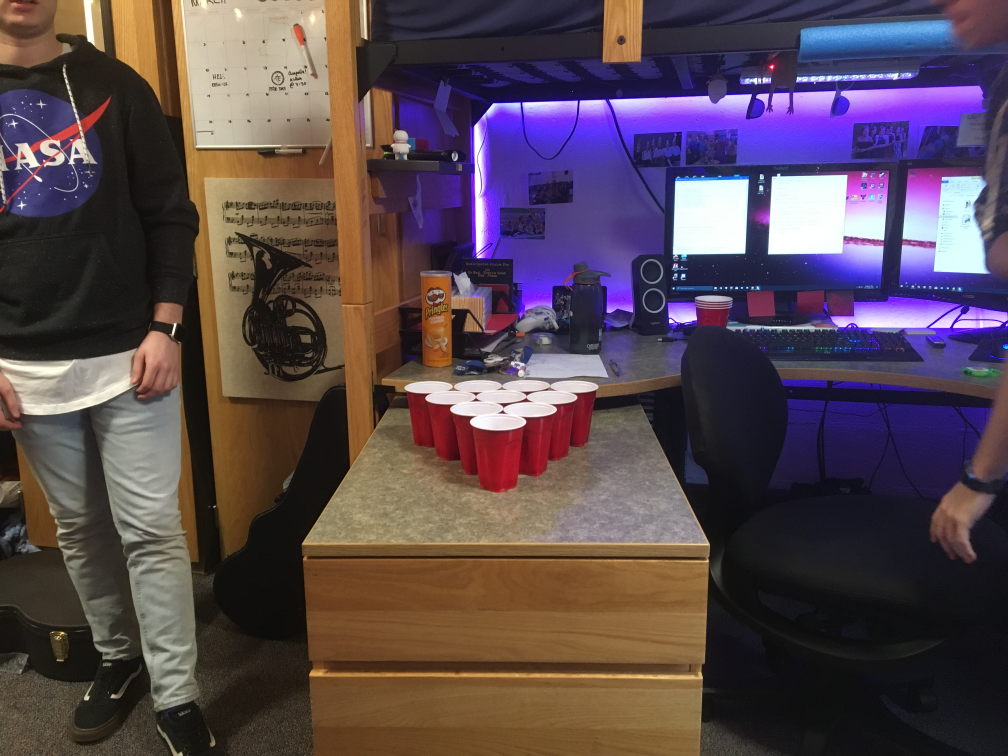
#> input picture rack1.JPG, 4032 x 3024 px (shown at 1/4 size)
$ python RedMask2.py
#> lines starting #> are read from the running program, lines starting #| are printed output that depends on the picture
import numpy as np
import cv2

img1 = cv2.imread("rack1.JPG",1)
#> img1 is the input picture: shape (3024, 4032, 3); mean B, G, R 79.8, 71.6, 87.8
img2 = cv2.imread("rack2.JPG",1)
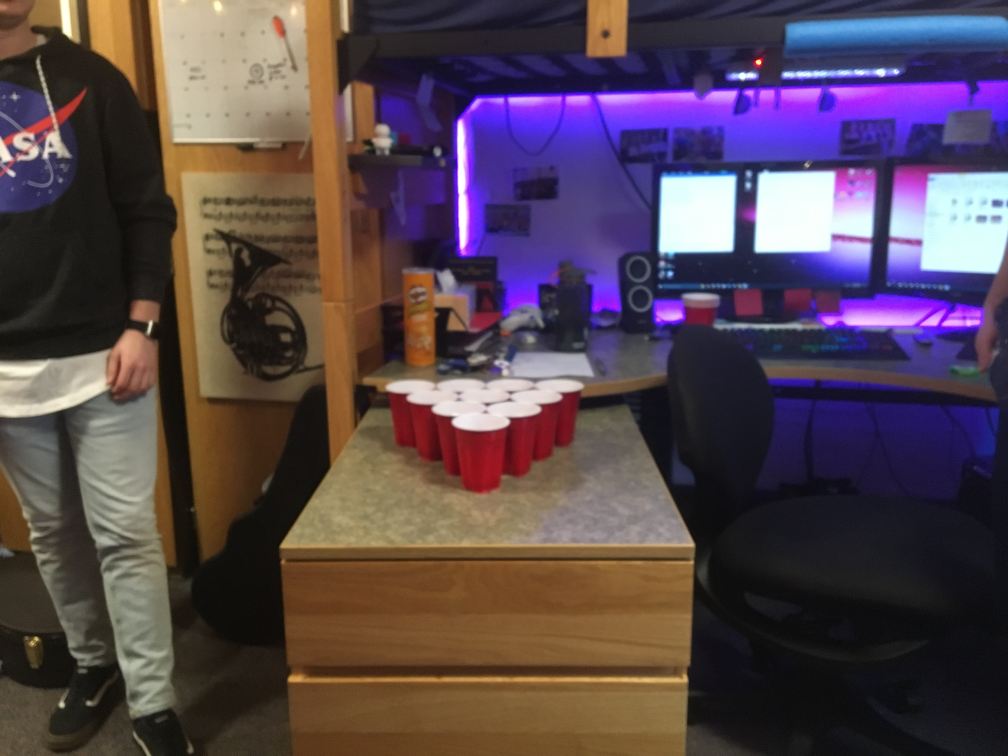
#> input picture rack2.JPG, 4032 x 3024 px (shown at 1/4 size)
#> img2 is the input picture: shape (3024, 4032, 3); mean B, G, R 79.1, 69.6, 86.2
img3 = cv2.imread("rack3.JPG",1)
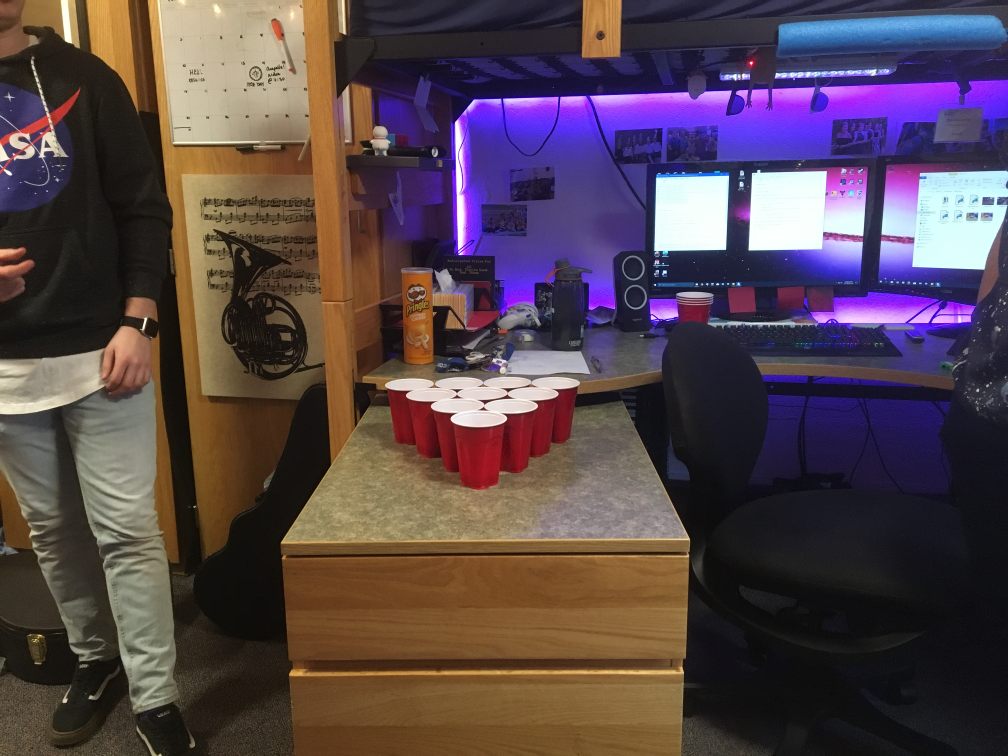
#> input picture rack3.JPG, 4032 x 3024 px (shown at 1/4 size)
#> img3 is the input picture: shape (3024, 4032, 3); mean B, G, R 76.3, 69.1, 85.9
img4 = cv2.imread("rack4.JPG",1)
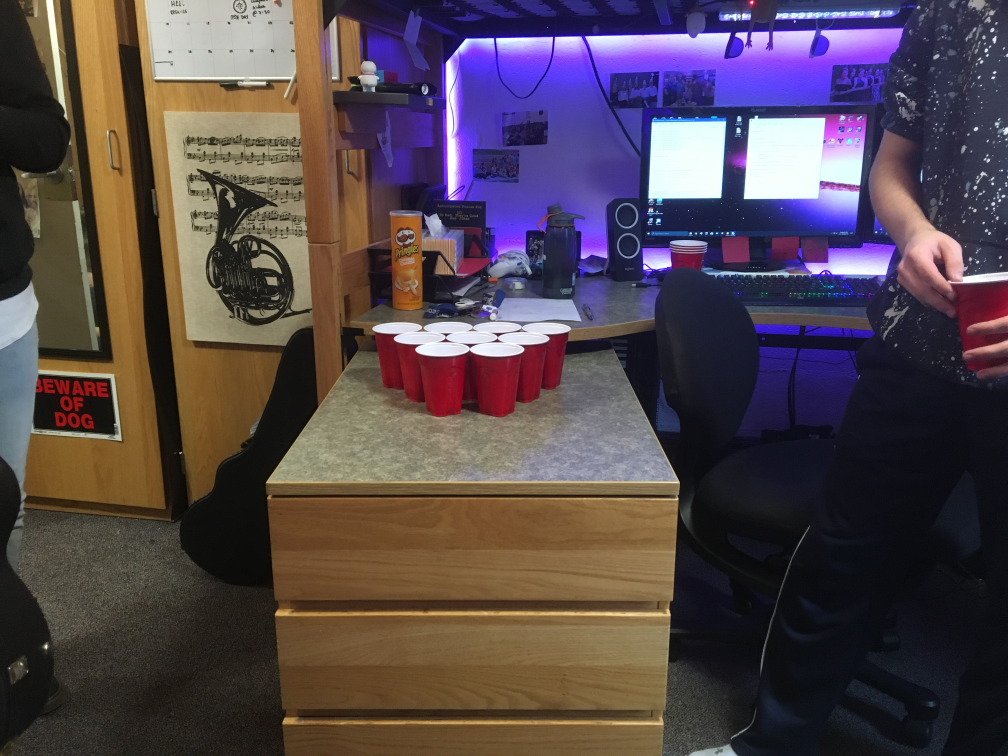
#> input picture rack4.JPG, 4032 x 3024 px (shown at 1/4 size)
#> img4 is the input picture: shape (3024, 4032, 3); mean B, G, R 76.8, 70.5, 84
img5 = cv2.imread("rack5.JPG",1)
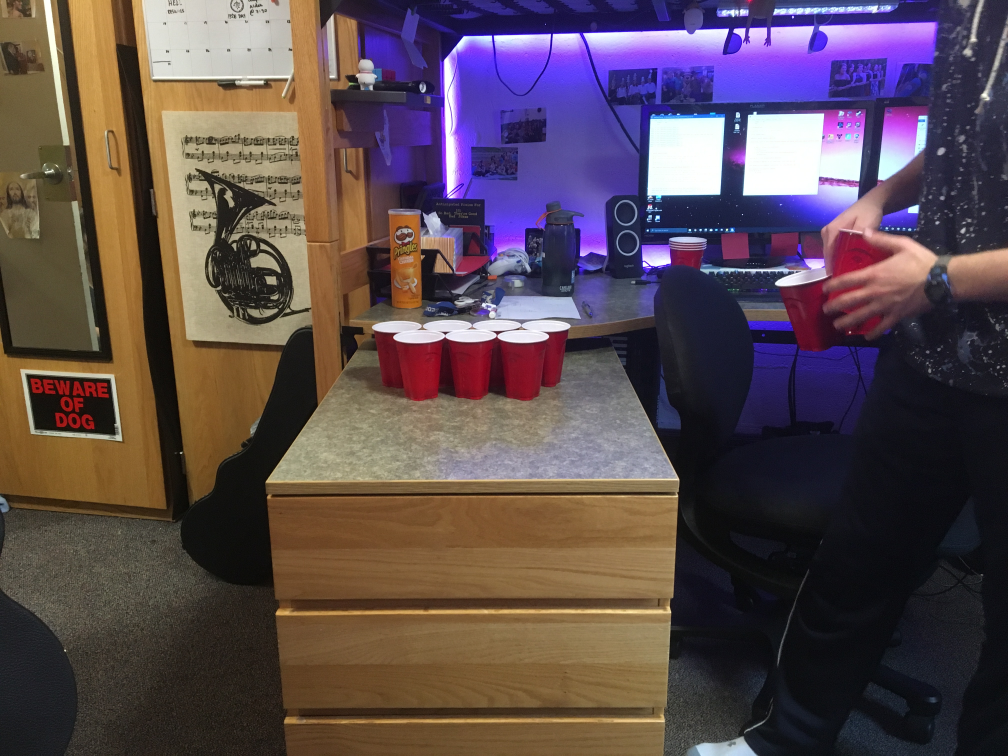
#> input picture rack5.JPG, 4032 x 3024 px (shown at 1/4 size)
#> img5 is the input picture: shape (3024, 4032, 3); mean B, G, R 79.7, 74.6, 91
img6 = cv2.imread("rack6.JPG",1)
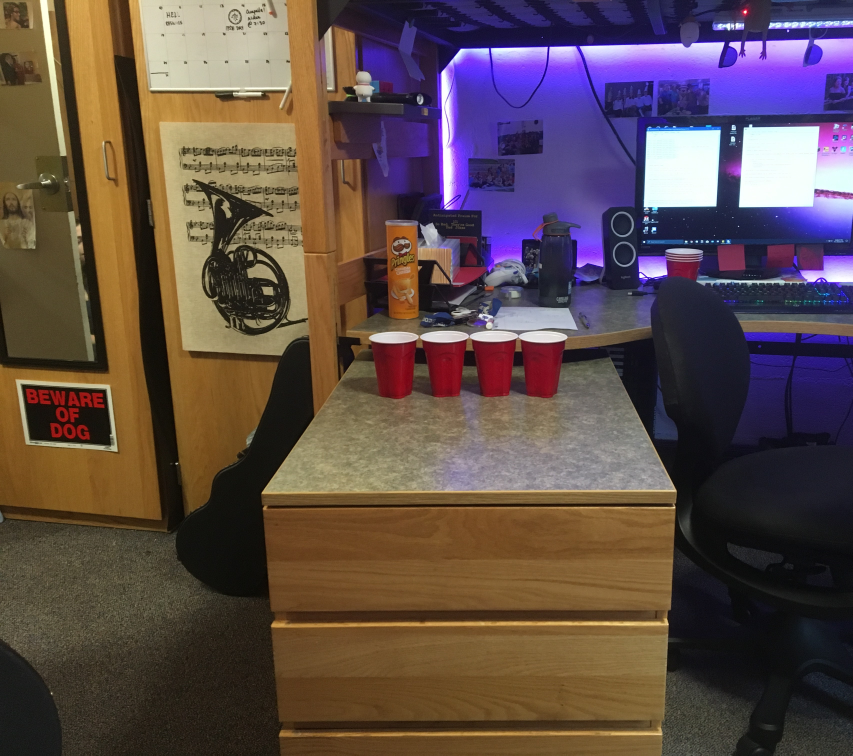
#> input picture rack6.jpg, 3411 x 3024 px, found by its file name (shown at 1/4 size)
#> img6 is the input picture: shape (3024, 3411, 3); mean B, G, R 73.7, 76.2, 94.2
img7 = cv2.imread("Pong5flash.JPG",1)


def mask_images(img):

    # [5 lines of commented-out code are left out]

    hsv_img=cv2.cvtColor(img,cv2.COLOR_BGR2HSV) # converts colors from rgb to hsv (hue saturation value)

# [7 lines of commented-out code are left out]


    lowerRed1=np.array([int(0),int(50*2.55),int(25*2.55)]) #lower red limit
    upperRed1=np.array([int(10),int(100*2.55),int(100*2.55)]) #upper red limit
    mask1 = cv2.inRange(hsv_img,lowerRed1,upperRed1) #create mask, which displays white pixels when color of pixel is within limits

    lowerRed2=np.array([int(160),int(50*2.55),int(25*2.55)]) #lower red limit
    upperRed2=np.array([int(180),int(100*2.55),int(100*2.55)]) #upper red limit
    mask2 = cv2.inRange(hsv_img,lowerRed2,upperRed2) #create mask


    mask = mask1 + mask2 #combine masks

    output_img = img.copy() # object copier
    output_img[np.where(mask==0)] = 0 #dont know

    #cv2.imshow("combo",output_img)


    return output_img, mask

#cv2.imshow("combo",mask_images(img6)[0])
#cv2.imshow("combo",cv2.resize(mask_images(img5)[1],(0,0),fx=.25,fy=.25))
